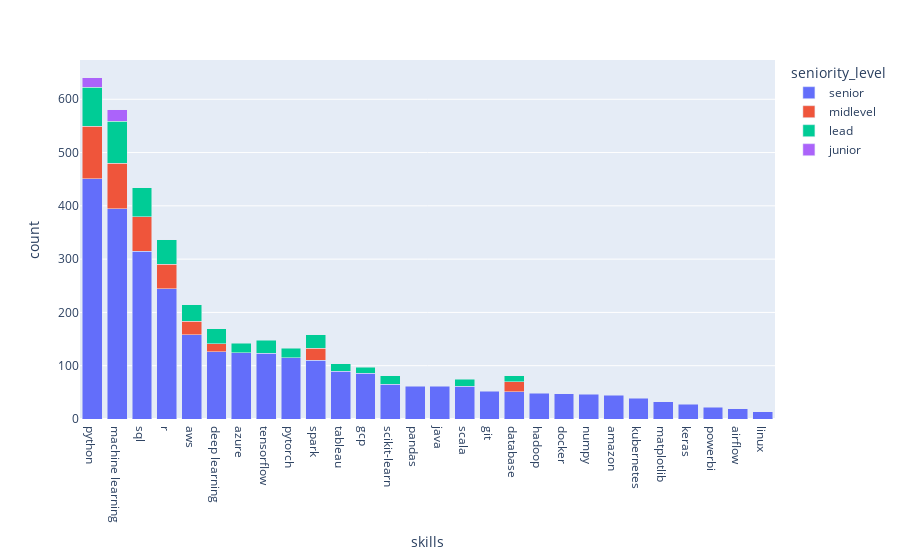
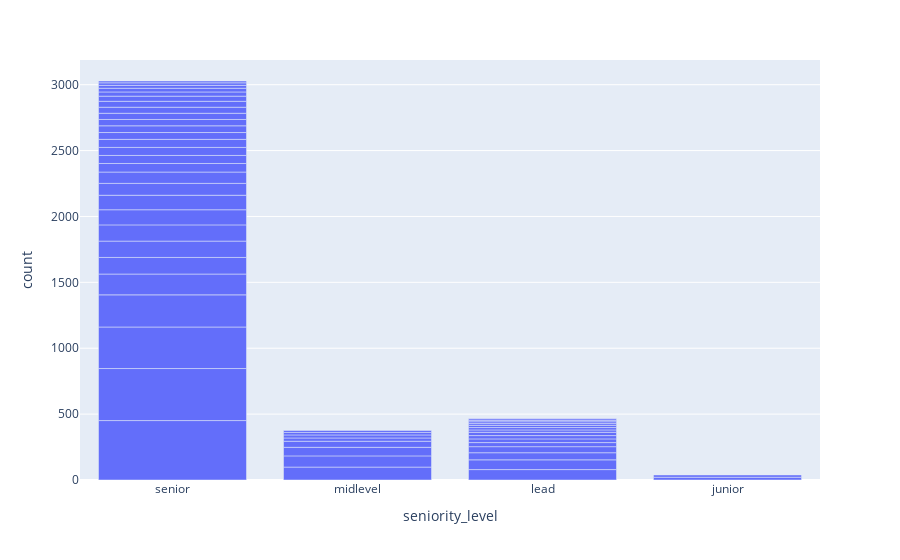

The code cell stored with these charts, in order, in its notebook:
### Code cell
skillCount = copydf[["seniority_level","skills"]]
skillCount["skills"] = skillCount["skills"].apply(str_to_list)
skillCount = skillCount.explode("skills").value_counts().reset_index()
skillCount = skillCount[skillCount["count"] > 10]
skillCount = skillCount[skillCount["skills"] != ""]

fig1 = px.bar(skillCount, x="skills", y="count", color="seniority_level",
            hover_data=['count'], barmode = 'stack')

fig1.show()

### Figure 1 — Plotly figure (JSON) as saved in the notebook; plotly's stock layout.template omitted (floating-point values rounded to 4 significant figures)
{"data": [{"hovertemplate": "seniority_level=senior<br>skills=%{x}<br>count=%{y}<extra></extra>", "legendgroup": "senior", "marker": {"color": "#636efa", "pattern": {"shape": ""}}, "name": "senior", "orientation": "v", "showlegend": true, "textposition": "auto", "type": "bar", "x": ["python", "machine learning", "sql", "r", "aws", "deep learning", "azure", "tensorflow", "pytorch", "spark", "tableau", "gcp", "scikit-learn", "pandas", "java", "scala", "git", "database", "hadoop", "docker", "numpy", "amazon", "kubernetes", "matplotlib", "keras", "powerbi", "airflow", "linux"], "xaxis": "x", "y": [451, 395, 315, 244, 158, 126, 124, 123, 115, 110, 90, 86, 65, 61, 61, 61, 52, 51, 48, 47, 46, 45, 39, 32, 28, 22, 19, 14], "yaxis": "y"}, {"hovertemplate": "seniority_level=midlevel<br>skills=%{x}<br>count=%{y}<extra></extra>", "legendgroup": "midlevel", "marker": {"color": "#EF553B", "pattern": {"shape": ""}}, "name": "midlevel", "orientation": "v", "showlegend": true, "textposition": "auto", "type": "bar", "x": ["python", "machine learning", "sql", "r", "aws", "spark", "database", "deep learning"], "xaxis": "x", "y": [98, 85, 65, 46, 25, 23, 19, 15], "yaxis": "y"}, {"hovertemplate": "seniority_level=lead<br>skills=%{x}<br>count=%{y}<extra></extra>", "legendgroup": "lead", "marker": {"color": "#00cc96", "pattern": {"shape": ""}}, "name": "lead", "orientation": "v", "showlegend": true, "textposition": "auto", "type": "bar", "x": ["machine learning", "python", "sql", "r", "aws", "deep learning", "spark", "tensorflow", "azure", "pytorch", "scikit-learn", "scala", "tableau", "gcp", "database"], "xaxis": "x", "y": [79, 74, 54, 46, 31, 28, 25, 25, 18, 18, 16, 14, 14, 11, 11], "yaxis": "y"}, {"hovertemplate": "seniority_level=junior<br>skills=%{x}<br>count=%{y}<extra></extra>", "legendgroup": "junior", "marker": {"color": "#ab63fa", "pattern": {"shape": ""}}, "name": "junior", "orientation": "v", "showlegend": true, "textposition": "auto", "type": "bar", "x": ["machine learning", "python"], "xaxis": "x", "y": [21, 17], "yaxis": "y"}], "layout": {"barmode": "stack", "legend": {"title": {"text": "seniority_level"}, "tracegroupgap": 0}, "margin": {"t": 60}, "xaxis": {"anchor": "y", "domain": [0, 1], "title": {"text": "skills"}}, "yaxis": {"anchor": "x", "domain": [0, 1], "title": {"text": "count"}}}}

### Figure 2 — Plotly figure (JSON) as saved in the notebook; plotly's stock layout.template omitted (floating-point values rounded to 4 significant figures)
{"data": [{"hovertemplate": "seniority_level=%{x}<br>count=%{y}<extra></extra>", "legendgroup": "", "marker": {"color": "#636efa", "pattern": {"shape": ""}}, "name": "", "orientation": "v", "showlegend": false, "textposition": "auto", "type": "bar", "x": ["senior", "senior", "senior", "senior", "senior", "senior", "senior", "senior", "senior", "senior", "midlevel", "senior", "senior", "midlevel", "lead", "lead", "midlevel", "senior", "senior", "senior", "senior", "lead", "senior", "senior", "senior", "senior", "senior", "midlevel", "lead", "senior", "senior", "senior", "lead", "lead", "senior", "midlevel", "lead", "lead", "midlevel", "senior", "junior", "midlevel", "senior", "lead", "lead", "junior", "lead", "midlevel", "lead", "lead", "senior", "lead", "lead"], "xaxis": "x", "y": [451, 395, 315, 244, 158, 126, 124, 123, 115, 110, 98, 90, 86, 85, 79, 74, 65, 65, 61, 61, 61, 54, 52, 51, 48, 47, 46, 46, 46, 45, 39, 32, 31, 28, 28, 25, 25, 25, 23, 22, 21, 19, 19, 18, 18, 17, 16, 15, 14, 14, 14, 11, 11], "yaxis": "y"}], "layout": {"barmode": "relative", "legend": {"tracegroupgap": 0}, "margin": {"t": 60}, "xaxis": {"anchor": "y", "domain": [0, 1], "title": {"text": "seniority_level"}}, "yaxis": {"anchor": "x", "domain": [0, 1], "title": {"text": "count"}}}}
